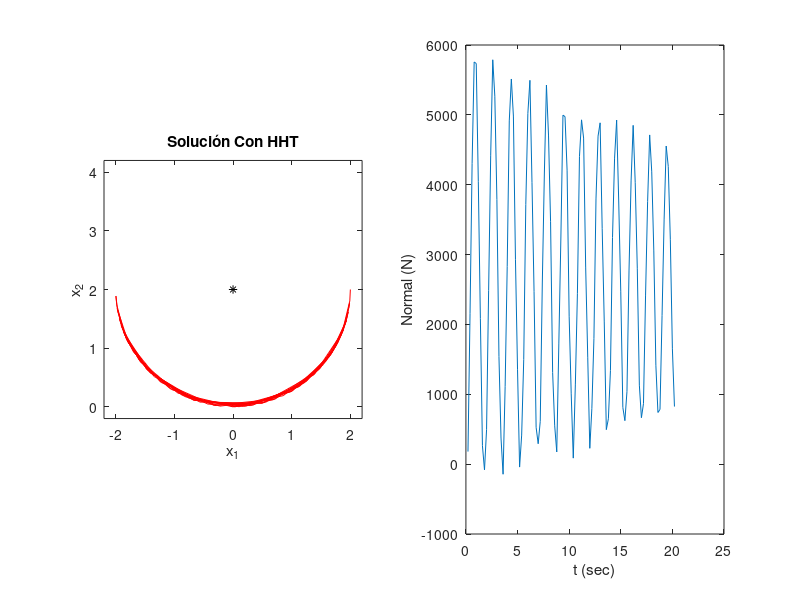

Source code (MATLAB):
%%%%%% Dinámica No-Lineal: Péndulo con Barra elástica (Green)
%%%%%%%%%%%%%%%%%%%%%%%%%%%%%%%%%%%%%%%%%%%%%%%%%%%%%%%%%%%%%

clc
clear

%%% Parametros Estructura
L = 2; %m
A = .7854/100^2; %m2 (fi 1cm)
E = 210000e6 %Pa (Acero)
m = 214; %kg
c = 0; %kg/s (amortiguamiento)
g = 9.81; %m/s2

%% Defino Vector de fuerzas Internas: fint(u)
%%    u = [u1 , u2]^T

Fint = @(u) E*A*L*(u(1)^2-2*L*u(2)+u(2)^2)/2/L^4*[u(1);-(L-u(2))];

%% Defino Matriz Tangente: Kt(u) = d Fint / du

KT = @(u) E*A/2/L^3 * ([u(1),-(L-u(2))]'*[2*u(1), -2*L+2*u(2)] + (u(1)^2-2*L*u(2)+u(2)^2)*eye(2,2));

%% Defino Vector de fuerzas Externas: gravedad

ft = @(t) [0;-m*g]; %N

%% Defino Matriz de Masa Concentrada

M = [m 0 ; 0 m];

%% Defino Matriz de Amortiguamiento

C = [c 0 ; 0 c];

%% Defino Condiciones Iniciales y Tiempo Final

t0 = 0;
tf = 20 %sec
%u0 = [0;-m*g/(E*A/L)];
%v0 = [2;.010];
u0 = [L;L];
v0 = [0;0];
ac0 = M\(ft(t0)-C*v0-Fint(u0)); % de ec de movimiento Mu.. + Fint(u) = ft


% Inicializacion HHT

dt = .20;
alfa = 0.175; delta = 1/2+alfa; beta = (1+alfa)^2/4;  %delta = 1/2; beta = 1/4; alfa = 0;

u(:,1) = u0; % u(0)
v(:,1) = v0; %v(0)
a(:,1) = ac0; %a(0)

% Comienza Marcha en el Tiempo usando HHT
t(1) = t0;

k=1;

epsg(k) = (u(1,k)^2-2*L*u(2,k)+u(2,k)^2)/2/L^2;
ftol = 1e-6;
Maxiter = 15;

while t<tf %% Paso temporal de HHT
 j = 1;
 ferr = +inf;
 ut = u(:,k); vt = v(:,k); at = a(:,k);
 aktdt = a(:,k);
 
 while and(j<Maxiter,ferr>ftol) %% Iteración tipo N-R para Equilibrio
    uktdt = ut + dt*vt + dt^2*((1/2-beta)*at+beta*aktdt);
    vktdt = vt + dt*((1-delta)*at+delta*aktdt);
    Keff = (1-alfa)*beta*dt^2*KT(uktdt) + M;
    feff = -( M*aktdt + (1-alfa)*Fint(uktdt) + alfa*Fint(ut) - (1-alfa)*ft(t(k)+dt) - alfa*ft(t(k)) );
    da = Keff\feff;
    aktdt = aktdt + da;
    ferr = norm(feff)/norm(ft(t(k)+dt));
    j = j+1;
  end
  j
  u(:,k+1) = ut + dt*vt + dt^2*((1/2-beta)*at+beta*aktdt);
  a(:,k+1) = aktdt;
  v(:,k+1) = vt + dt*((1-delta)*at+delta*aktdt);
  epsg(k+1) = (u(1,k+1)^2-2*L*u(2,k+1)+u(2,k+1)^2)/2/L^2;
  t(k+1)=t(k)+dt;
  
  k=k+1;
end


subplot(1,2,1)
plot(u(1,:),u(2,:),'-r',0,2,'*k')
axis([-1.1*L 1.1*L -0.1*L 2.1*L],'square')
xlabel('x_1')
ylabel('x_2')
title('Solución Con HHT')

subplot(1,2,2)
plot(t(2:end),E*A*epsg(2:end))
xlabel('t (sec)')
ylabel('Normal (N)')

%print -dpng pendulo.png
